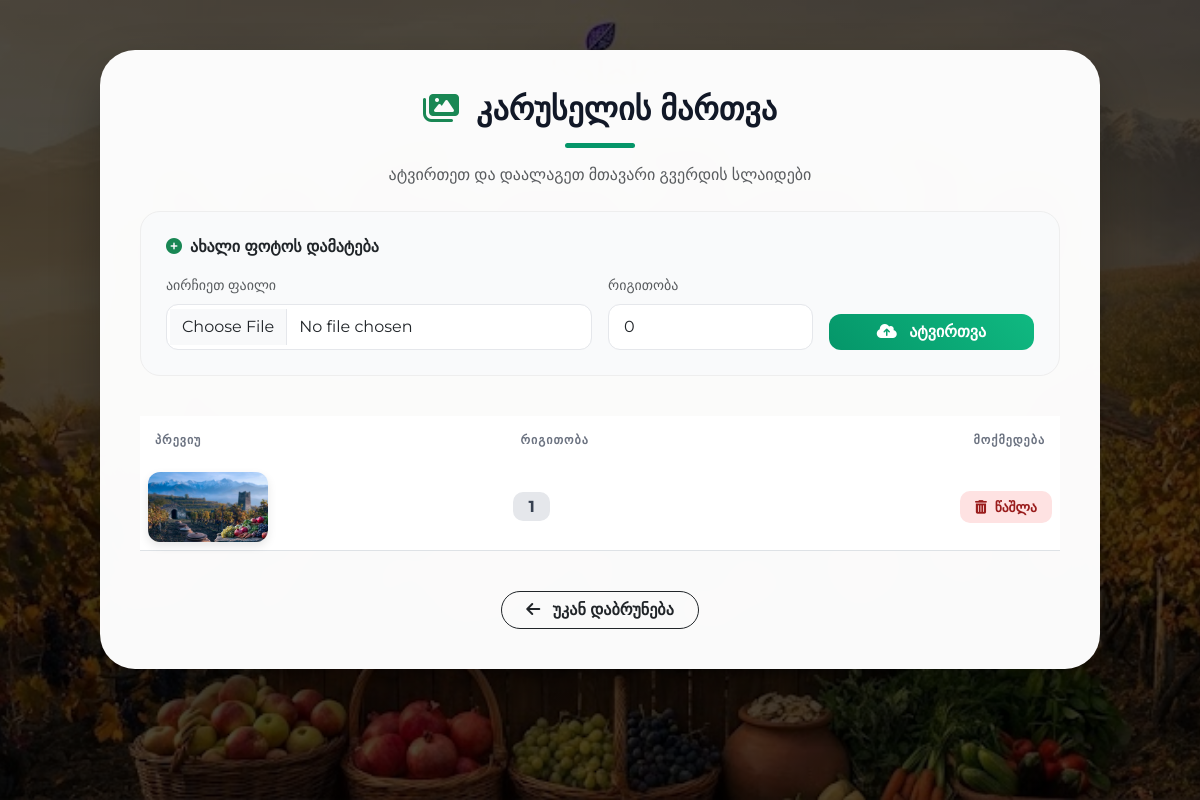
The app's page /admin/carousel (signed in) with its own data.
### app.py (models this page shows)
class CarouselImage(db.Model):
    id = db.Column(db.Integer, primary_key=True)
    image_url = db.Column(db.String(300), nullable=False)
    order = db.Column(db.Integer, default=0) # თანმიმდევრობისთვის

### app.py (the view, shortened to what this page needs)
@app.route('/admin/carousel', methods=['GET', 'POST'])
@admin_required
def manage_carousel():
    images = CarouselImage.query.order_by(CarouselImage.order).all()
    return render_template('manage_carousel.html', images=images)

### app.py (called while the page is built)
def admin_required(f):
    @wraps(f)
    def decorated_function(*args, **kwargs):
        user_id = session.get("user_id")
        if not user_id:
            flash("გთხოვთ გაიარეთ ავტორიზაცია", "warning")
            return redirect(url_for("login"))
        user = User.query.get(user_id)
        if not user or not user.is_admin:
            flash("თქვენ არ გაქვთ წვდომა ამ გვერდზე", "danger")
            return redirect(url_for("home"))
        return f(*args, **kwargs)
    return decorated_function

### templates/manage_carousel.html (shortened to what this page needs)
<!DOCTYPE html>
<html lang="ka">
<head>
    <link href="https://cdn.jsdelivr.net/npm/bootstrap@5.3.0/dist/css/bootstrap.min.css" rel="stylesheet">
    <link rel="stylesheet" href="https://cdnjs.cloudflare.com/ajax/libs/font-awesome/6.4.0/css/all.min.css">
</head>
<body>
<div class="admin-bg-container">
    <div class="admin-glass-card">
        <div class="page-header text-center mb-4">
            <h2><i class="fas fa-images me-2 text-success"></i> კარუსელის მართვა</h2>
            <div class="header-line"></div>
            <p class="text-muted">ატვირთეთ და დაალაგეთ მთავარი გვერდის სლაიდები</p>
        </div>
        <div class="upload-section">
            <h6 class="fw-bold mb-3"><i class="fas fa-plus-circle me-2 text-success"></i>ახალი ფოტოს დამატება</h6>
            <form method="POST" enctype="multipart/form-data" class="row g-3">
                <div class="col-md-6">
                    <label class="form-label small text-muted">აირჩიეთ ფაილი</label>
                    <input type="file" name="carousel_img" class="form-control" required>
                </div>
                <div class="col-md-3">
                    <label class="form-label small text-muted">რიგითობა</label>
                    <input type="number" name="order" class="form-control" value="0">
                </div>
                <div class="col-md-3 d-flex align-items-end">
                    <button type="submit" class="btn btn-upload w-100">
                        <i class="fas fa-cloud-upload-alt me-2"></i> ატვირთვა
                    </button>
                </div>
            </form>
        </div>
        <div class="table-responsive">
            <table class="table align-middle">
                <thead>
                    <tr>
                        <th>პრევიუ</th>
                        <th>რიგითობა</th>
                        <th class="text-end">მოქმედება</th>
                    </tr>
                </thead>
                <tbody>
                    {% for img in images %}
                    <tr>
                        <td>
                            <img src="{{ img.image_url }}" class="carousel-thumb" alt="სლაიდი">
                        </td>
                        <td>
                            <span class="order-badge">{{ img.order }}</span>
                        </td>
                        <td class="text-end">
                            <a href="{{ url_for('delete_carousel_image', id=img.id) }}"
                               class="btn-delete"
                               onclick="return confirm('დარწმუნებული ხართ, რომ გსურთ ფოტოს წაშლა?')">
                                <i class="fas fa-trash-alt me-1"></i> წაშლა
                            </a>
                        </td>
                    </tr>
                    {% else %}
                    <tr>
                        <td colspan="3" class="text-center py-4 text-muted">
                            <i class="fas fa-info-circle me-2"></i> კარუსელი ცარიელია
                        </td>
                    </tr>
                    {% endfor %}
                </tbody>
            </table>
        </div>
        <div class="text-center mt-4">
            <a href="/add/panel" class="btn btn-outline-dark px-4 rounded-pill fw-bold">
                <i class="fas fa-arrow-left me-2"></i> უკან დაბრუნება
            </a>
        </div>
    </div>
</div>
</body>
</html>

### records on screen
CarouselImage: image_url (picture), order "1"
